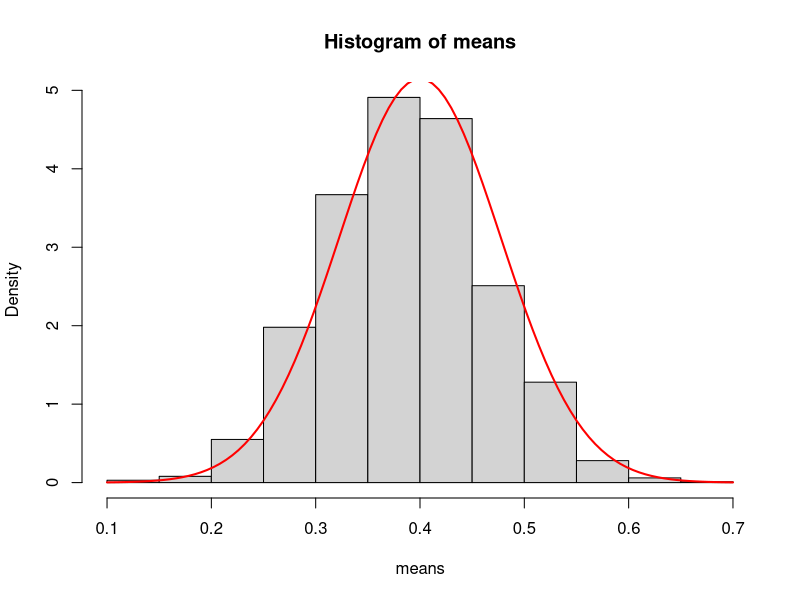
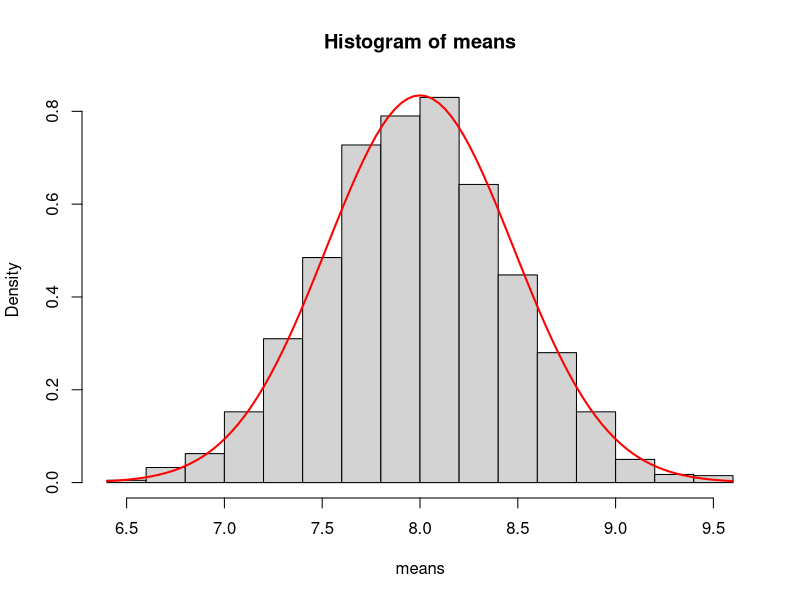

Reproduce these figures in R, in order.
## ---- chunk 1
rbern_samp_dist <- function(n_sim, sample_size, p){
  # n_sim: The number of random samples generated
  # sample_size: The number of draws for each sample
  # p: Success probability parameter
  
  draws <- rbinom(n_sim, sample_size, p)
  means <- draws/sample_size
  
  means
}

rpois_samp_dist <- function(n_sim, sample_size, lambda){
  # n_sim: The number of random samples generated
  # sample_size: The number of draws for each sample
  # lambda: The rate parameter
  
  draws <- replicate(n_sim, rpois(sample_size, lambda))
  means <- colMeans(draws)
  
  means
}
## ---- chunk 2
means <- rbern_samp_dist(2000, 40, 0.4)
## ---- chunk 3
hist(means, freq = FALSE)
curve(dnorm(x, 0.4, 0.0775), add = TRUE, col = 'red', lwd = 2)
## ---- chunk 4
means <- rpois_samp_dist(2000, 35, 8)
## ---- chunk 5
hist(means, freq = FALSE)
curve(dnorm(x, 8, 0.4781), add = TRUE, col = 'red', lwd = 2)
## ---- chunk 6
p <- 0.4
n <- 40

pnorm(0.35 + 0.5/n, p, sqrt(p*(1-p)/n))
1-pnorm(0.45 + 0.5/n, p, sqrt(p*(1-p)/n))
## ---- chunk 7
lambda <- 8
n <- 35

pnorm(7.4 + 0.5/n, lambda, sqrt(lambda/n))
1-pnorm(7.8 + 0.5/n, lambda, sqrt(lambda/n))
## ---- chunk 8
p <- 0.4
n <- 40

pbinom(0.35*n, n, p)
1-pbinom(0.45*n, n, p)
## ---- chunk 9
lambda <- 8
n <- 35

ppois(n*7.4, n*lambda)
1-ppois(n*7.8, n*lambda)
